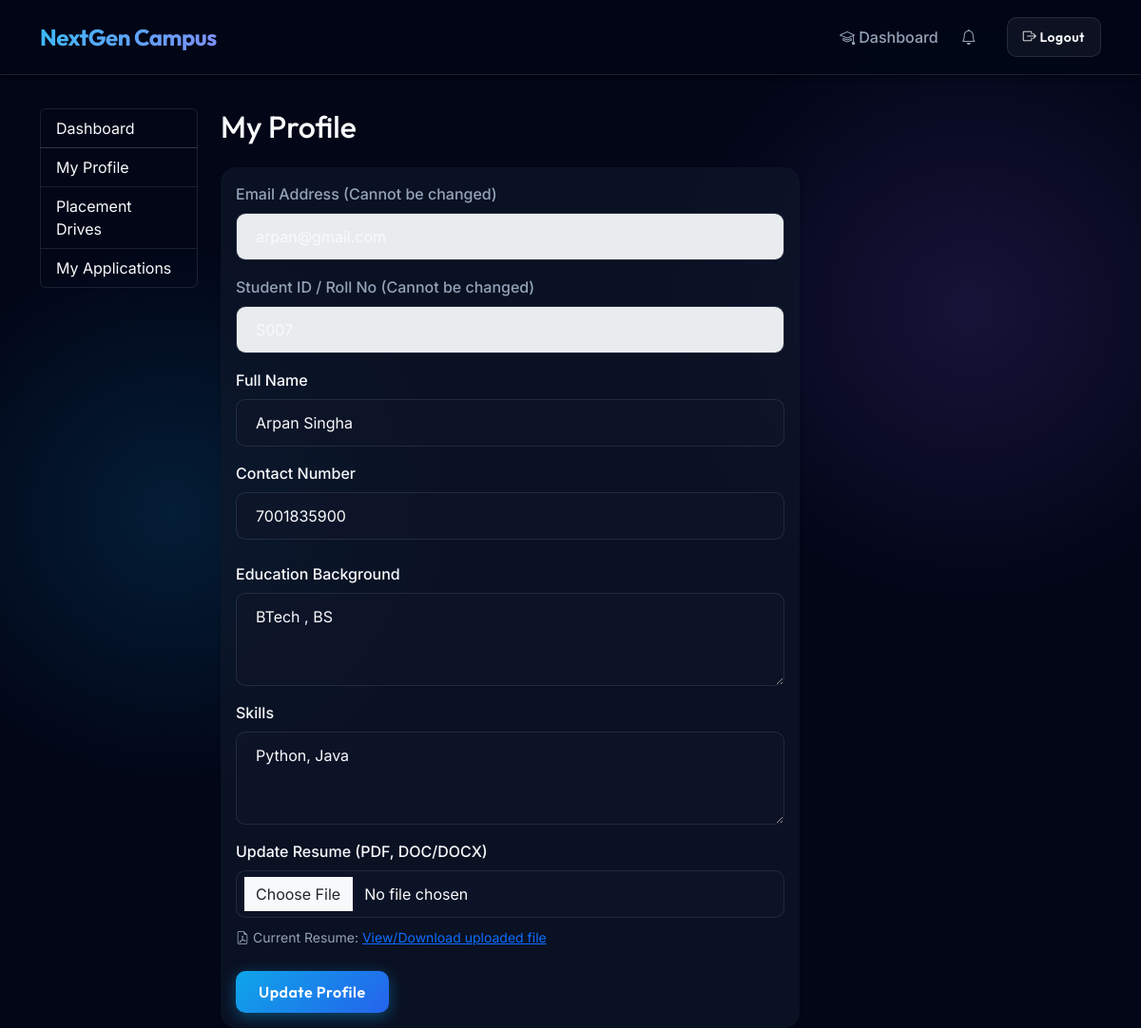
The app's page /student/profile (signed in) with its own data.
### models.py (models this page shows)
class User(db.Model, UserMixin):
    __tablename__ = 'users'
    id = db.Column(db.Integer, primary_key=True)
    email = db.Column(db.String(120), unique=True, nullable=False)
    password_hash = db.Column(db.String(128), nullable=False)
    role = db.Column(db.String(20), nullable=False) # 'admin', 'company', 'student'
    is_active = db.Column(db.Boolean, default=True) # for blacklistingz
    company_profile = db.relationship('CompanyProfile', back_populates='user', uselist=False, cascade="all, delete-orphan")
    student_profile = db.relationship('StudentProfile', back_populates='user', uselist=False, cascade="all, delete-orphan")
    notifications = db.relationship('Notification', back_populates='user', cascade="all, delete-orphan")

class StudentProfile(db.Model):
    __tablename__ = 'student_profiles'
    id = db.Column(db.Integer, primary_key=True)
    user_id = db.Column(db.Integer, db.ForeignKey('users.id'), nullable=False, unique=True)
    student_roll_id = db.Column(db.String(50), nullable=False, unique=True)
    name = db.Column(db.String(100), nullable=False)
    contact = db.Column(db.String(50), nullable=False)
    resume_filename = db.Column(db.String(200), nullable=True) # filename storing code here in this line.........
    education = db.Column(db.Text, nullable=True)
    skills = db.Column(db.Text, nullable=True)
    user = db.relationship('User', back_populates='student_profile')
    applications = db.relationship('Application', back_populates='student', cascade="all, delete-orphan")

### app.py (the view, shortened to what this page needs)
@app.route('/student/profile', methods=['GET', 'POST'])
@login_required
def student_profile():
    if current_user.role != 'student': return redirect(url_for('index'))
    profile = current_user.student_profile
    return render_template('student/profile.html', profile=profile)

### app.py (called while the page is built)
@login_manager.user_loader
def load_user(user_id):
    return User.query.get(int(user_id))

### templates/student/profile.html
{% extends "base.html" %}
{% block content %}
<div class="row mt-4">
    <div class="col-md-2 mb-4">
        <div class="list-group">
            <a href="{{ url_for('student_dashboard') }}" class="list-group-item list-group-item-action">Dashboard</a>
            <a href="{{ url_for('student_profile') }}" class="list-group-item list-group-item-action active">My
                Profile</a>
            <a href="{{ url_for('student_drives') }}" class="list-group-item list-group-item-action">Placement
                Drives</a>
            <a href="{{ url_for('student_applications') }}" class="list-group-item list-group-item-action">My
                Applications</a>
        </div>
    </div>
    <div class="col-md-10">
        <h2 class="mb-4">My Profile</h2>
        <div class="row">
            <div class="col-md-8">
                <div class="card shadow-sm border-0">
                    <div class="card-body">
                        <form action="{{ url_for('student_profile') }}" method="POST" enctype="multipart/form-data">
                            <div class="mb-3">
                                <label class="form-label text-muted">Email Address (Cannot be changed)</label>
                                <input type="email" class="form-control" value="{{ current_user.email }}" disabled>
                            </div>
                            <div class="mb-3">
                                <label class="form-label text-muted">Student ID / Roll No (Cannot be changed)</label>
                                <input type="text" class="form-control" value="{{ profile.student_roll_id }}" disabled>
                            </div>
                            <div class="mb-3">
                                <label for="name" class="form-label">Full Name</label>
                                <input type="text" class="form-control" id="name" name="name" value="{{ profile.name }}"
                                    required>
                            </div>
                            <div class="mb-4">
                                <label for="contact" class="form-label">Contact Number</label>
                                <input type="text" class="form-control" id="contact" name="contact"
                                    value="{{ profile.contact }}" required>
                            </div>
                            <div class="mb-3">
                                <label for="education" class="form-label">Education Background</label>
                                <textarea class="form-control" id="education" name="education"
                                    rows="3">{{ profile.education or '' }}</textarea>
                            </div>
                            <div class="mb-3">
                                <label for="skills" class="form-label">Skills</label>
                                <textarea class="form-control" id="skills" name="skills" rows="3"
                                    placeholder="e.g., Python, SQL, JavaScript">{{ profile.skills or '' }}</textarea>
                            </div>
                            <div class="mb-4">
                                <label for="resume" class="form-label">Update Resume (PDF, DOC/DOCX)</label>
                                <input type="file" class="form-control" id="resume" name="resume"
                                    accept=".pdf,.doc,.docx">
                                {% if profile.resume_filename %}
                                <div class="mt-2 text-muted">
                                    <small><i class="bi bi-file-earmark-pdf"></i> Current Resume:
                                        <a href="{{ url_for('download_file', filename=profile.resume_filename) }}"
                                            target="_blank">View/Download uploaded file</a>
                                    </small>
                                </div>
                                {% endif %}
                            </div>
                            <button type="submit" class="btn btn-primary">Update Profile</button>
                        </form>
                    </div>
                </div>
            </div>
        </div>
    </div>
</div>
{% endblock %}

### static/css/style.css (style rules this page uses)
:root { --primary-color: #0ea5e9; --primary-hover: #38bdf8; --dark-bg: #0f172a; --darker-bg: #020617; --glass-bg: rgba(15, 23, 42, 0.7); --glass-border: rgba(255, 255, 255, 0.1); --text-main: #f8fafc; --text-muted: #94a3b8; --shadow-sm: 0 4px 6px -1px rgba(0, 0, 0, 0.3), 0 2px 4px -1px rgba(0, 0, 0, 0.2); --shadow-md: 0 10px 15px -3px rgba(0, 0, 0, 0.4), 0 4px 6px -2px rgba(0, 0, 0, 0.3); --shadow-lg: 0 20px 25px -5px rgba(0, 0, 0, 0.5), 0 10px 10px -5px rgba(0, 0, 0, 0.4); --shadow-glow: 0 0 20px rgba(14, 165, 233, 0.3); }
body { background-color: var(--darker-bg); background-image: radial-gradient(circle at 15% 50%, rgba(14, 165, 233, 0.15), transparent 25%), radial-gradient(circle at 85% 30%, rgba(139, 92, 246, 0.15), transparent 25%); font-family: 'Inter', sans-serif; color: var(--text-main); min-height: 100vh; }
h1, h2, h3, h4, h5, h6, .navbar-brand { font-family: 'Outfit', sans-serif; }
.card { background: var(--glass-bg); backdrop-filter: blur(20px); -webkit-backdrop-filter: blur(20px); border: 1px solid var(--glass-border); border-radius: 16px; box-shadow: var(--shadow-md); transition: transform 0.3s cubic-bezier(0.4, 0, 0.2, 1), box-shadow 0.3s ease; color: var(--text-main); }
.text-muted { color: var(--text-muted) !important; }
.btn { border-radius: 10px; padding: 0.6rem 1.5rem; font-weight: 600; transition: all 0.3s cubic-bezier(0.4, 0, 0.2, 1); font-family: 'Outfit', sans-serif; letter-spacing: 0.5px; }
.btn-primary { background: linear-gradient(135deg, #0ea5e9, #2563eb); border: none; color: #fff; box-shadow: 0 4px 15px rgba(14, 165, 233, 0.4); }
.form-control, .form-select { border-radius: 10px; border: 1px solid var(--glass-border); padding: 0.75rem 1.25rem; background-color: rgba(15, 23, 42, 0.6); color: var(--text-main); transition: all 0.3s ease; }
.form-control::placeholder { color: #64748b; }
.form-label { font-weight: 500; color: var(--text-main); margin-bottom: 0.5rem; }
.list-group-item { background-color: transparent !important; color: var(--text-main) !important; border-color: var(--glass-border) !important; }

### templates/base.html (style rules this page uses)
body { padding-top: 90px; }

### records on screen
User: email "arpan@gmail.com"
StudentProfile: student_roll_id "S007", name "Arpan Singha", contact "7001835900", education "BTech , BS", skills "Python, Java"
